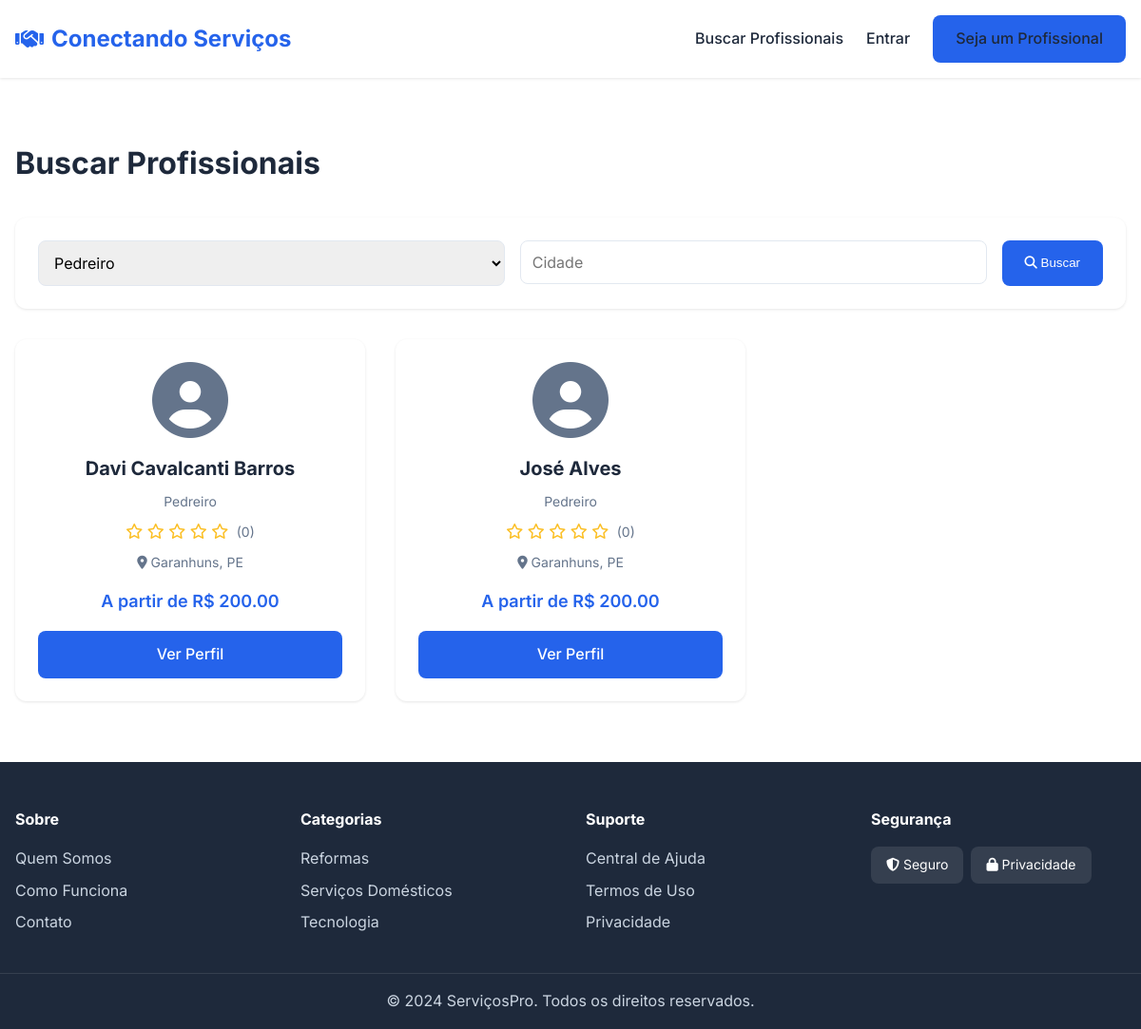
/search?category=1, run on the app's committed database.
### models.py (models this page shows, shortened)
class Professional(db.Model):
    __tablename__ = "professionals"
    id = db.Column(db.Integer, primary_key=True)
    user_id = db.Column(db.Integer, db.ForeignKey("users.id"), unique=True, nullable=False)
    category_id = db.Column(db.Integer, db.ForeignKey("service_categories.id"))
    bio = db.Column(db.Text)
    experience_years = db.Column(db.Integer)
    starting_price = db.Column(db.Float)
    profile_photo = db.Column(db.String(255))
    portfolio_photos = db.Column(db.Text)                # JSON
    services_offered = db.Column(db.Text)                # JSON
    tags = db.Column(db.String(255))
    availability = db.Column(db.String(255))
    verified = db.Column(db.Boolean, default=False)
    response_time = db.Column(db.String(50), default="24 horas (estimado)")
    created_at = db.Column(db.DateTime, default=datetime.utcnow)
    service_requests = db.relationship(
        "ServiceRequest",
        backref="professional",
        cascade="all, delete-orphan"
    )
    reviews = db.relationship(
        "Review",
        backref="professional",
        cascade="all, delete-orphan"
    )
    @property
    def average_rating(self):
        if not self.reviews:
            return 0
        return sum(r.rating for r in self.reviews) / len(self.reviews)
    @property
    def review_count(self):
        return len(self.reviews)

class User(db.Model, UserMixin):
    __tablename__ = 'users'
    id = db.Column(db.Integer, primary_key=True)
    name = db.Column(db.String(120), nullable=False)
    cpf = db.Column(db.String(14), unique=True, nullable=False)
    email = db.Column(db.String(120), unique=True, nullable=False)
    phone = db.Column(db.String(20))
    password_hash = db.Column(db.String(255), nullable=False)
    user_type = db.Column(db.String(20), default='client')  # client / professional
    cep = db.Column(db.String(9))
    address = db.Column(db.String(200))
    neighborhood = db.Column(db.String(120))
    city = db.Column(db.String(120))
    state = db.Column(db.String(2))
    created_at = db.Column(db.DateTime, default=datetime.utcnow)
    professional_profile = db.relationship(
        "Professional",
        backref="user",
        uselist=False,
        cascade="all, delete-orphan"
    )
    client_requests = db.relationship(
        "ServiceRequest",
        backref="client",
        foreign_keys="ServiceRequest.client_id",
        cascade="all, delete-orphan"
    )
    reviews_given = db.relationship(
        "Review",
        backref="client",
        foreign_keys="Review.client_id",
        cascade="all, delete-orphan"
    )

class ServiceCategory(db.Model):
    __tablename__ = "service_categories"
    id = db.Column(db.Integer, primary_key=True)
    name = db.Column(db.String(140), unique=True, nullable=False)
    description = db.Column(db.Text)
    image = db.Column(db.Text)  # <-- FALTAVA! AGORA A IMAGEM É SALVA AQUI
    created_at = db.Column(db.DateTime, default=datetime.utcnow)
    professionals = db.relationship(
        "Professional",
        backref="category",
        cascade="all, delete-orphan"
    )

### app.py (the view)
@app.route('/search')
def search():
    name = (request.args.get('name') or '').strip()
    category_id = request.args.get('category', '')
    neighborhood = (request.args.get('neighborhood') or '').strip()
    min_price = (request.args.get('min_price') or '').strip()
    max_price = (request.args.get('max_price') or '').strip()
    query = Professional.query.join(User)
    if name:
        query = query.filter(User.name.ilike(f"%{name}%"))
    if category_id and category_id.isdigit():
        query = query.filter(Professional.category_id == int(category_id))
    if neighborhood:
        query = query.filter(User.neighborhood.ilike(f"%{neighborhood}%"))
    try:
        if min_price:
            query = query.filter(Professional.starting_price >= float(min_price))
        if max_price:
            query = query.filter(Professional.starting_price <= float(max_price))
    except ValueError:
        pass
    professionals = query.all()
    categories = ServiceCategory.query.order_by(ServiceCategory.name).all()
    return render_template('search.html', professionals=professionals, categories=categories)

### templates/search.html (shortened to what this page needs)
{% extends "base.html" %}
{% block content %}
<section class="section">
    <div class="container">
        <h1 class="page-title">Buscar Profissionais</h1>
        <form action="{{ url_for('search') }}" method="get" class="search-filters">
            <div class="filter-group">
                <select name="category" class="form-input">
                    {% for category in categories %}
                        <option value="{{ category.id }}" {% if request.args.get('category') == category.id|string %}selected{% endif %}>
                            {{ category.name }}
                        </option>
                    {% endfor %}
                </select>
            </div>
            <div class="filter-group">
                <input type="text" name="city" placeholder="Cidade" class="form-input" value="{{ request.args.get('city', '') }}">
            </div>
            <button type="submit" class="btn-primary">
                <i class="fas fa-search"></i> Buscar
            </button>
        </form>
        <div class="professionals-grid">
            {% if professionals %}
                {% for prof in professionals %}
                    <div class="professional-card">
                        <div class="prof-photo">
                            <i class="fas fa-user-circle"></i>
                        </div>
                        <h3>{{ prof.user.name }}</h3>
                        <p class="category">{{ prof.category.name }}</p>
                        <div class="rating">
                            {% for i in range(5) %}
                                {% if i < prof.average_rating %}
                                    <i class="fas fa-star"></i>
                                {% else %}
                                    <i class="far fa-star"></i>
                                {% endif %}
                            {% endfor %}
                            <span>({{ prof.review_count }})</span>
                        </div>
                        <p class="location"><i class="fas fa-map-marker-alt"></i> {{ prof.user.city }}, {{ prof.user.state }}</p>
                        {% if prof.starting_price %}
                            <p class="price">A partir de R$ {{ "%.2f"|format(prof.starting_price) }}</p>
                        {% endif %}
                        <a href="{{ url_for('complete_professional_profile', professional_id=prof.id) }}" class="btn-primary btn-block">Ver Perfil</a>
                    </div>
                {% endfor %}
            {% else %}
                <div class="empty-state">
                    <i class="fas fa-search"></i>
                    <h3>Nenhum profissional encontrado</h3>
                    <p>Tente ajustar os filtros de busca</p>
                </div>
            {% endif %}
        </div>
    </div>
</section>
{% endblock %}

### static/css/style.css (style rules this page uses)
:root { --primary-color: #2563eb; --primary-dark: #1d4ed8; --secondary-color: #64748b; --success-color: #10b981; --danger-color: #ef4444; --warning-color: #f59e0b; --bg-light: #f8fafc; --text-dark: #1e293b; --text-muted: #64748b; --border-color: #e2e8f0; }
* { margin: 0; padding: 0; box-sizing: border-box; }
body { font-family: 'Inter', -apple-system, BlinkMacSystemFont, 'Segoe UI', sans-serif; color: var(--text-dark); line-height: 1.6; }
.container { max-width: 1280px; margin: 0 auto; padding: 0 1rem; }
.btn-primary { background: var(--primary-color); color: white; padding: 0.75rem 1.5rem; border: none; border-radius: 0.5rem; font-weight: 500; cursor: pointer; text-decoration: none; display: inline-block; transition: background 0.2s; }
.btn-block { width: 100%; text-align: center; }
.section { padding: 4rem 0; }
.professionals-grid { display: grid; grid-template-columns: repeat(auto-fill, minmax(300px, 1fr)); gap: 2rem; }
.professional-card { background: white; padding: 1.5rem; border-radius: 0.75rem; box-shadow: 0 1px 3px rgba(0,0,0,0.1); text-align: center; }
.prof-photo { width: 80px; height: 80px; margin: 0 auto 1rem; color: var(--secondary-color); }
.prof-photo i { font-size: 80px; }
.professional-card h3 { font-size: 1.25rem; margin-bottom: 0.5rem; }
.category { color: var(--text-muted); font-size: 0.875rem; margin-bottom: 0.5rem; }
.rating { color: #fbbf24; margin-bottom: 0.5rem; }
.rating span { color: var(--text-muted); font-size: 0.875rem; margin-left: 0.25rem; }
.location { color: var(--text-muted); font-size: 0.875rem; margin-bottom: 0.5rem; }
.price { font-size: 1.125rem; font-weight: 600; color: var(--primary-color); margin: 1rem 0; }
.form-input { width: 100%; padding: 0.75rem; border: 1px solid var(--border-color); border-radius: 0.5rem; font-size: 1rem; font-family: inherit; }
.page-title { font-size: 2rem; font-weight: 700; margin-bottom: 2rem; }
.search-filters { display: flex; gap: 1rem; margin-bottom: 2rem; background: white; padding: 1.5rem; border-radius: 0.75rem; box-shadow: 0 1px 3px rgba(0,0,0,0.1); }
.filter-group { flex: 1; }

### data on the page
Professional: user.name "Davi Cavalcanti Barros", category.name "Pedreiro", review_count "0", user.city "Garanhuns", user.state "PE", starting_price "200.00"
Professional: user.name "José Alves", category.name "Pedreiro", review_count "0", user.city "Garanhuns", user.state "PE", starting_price "200.00"

### other printed values
form field category "Pedreiro"
